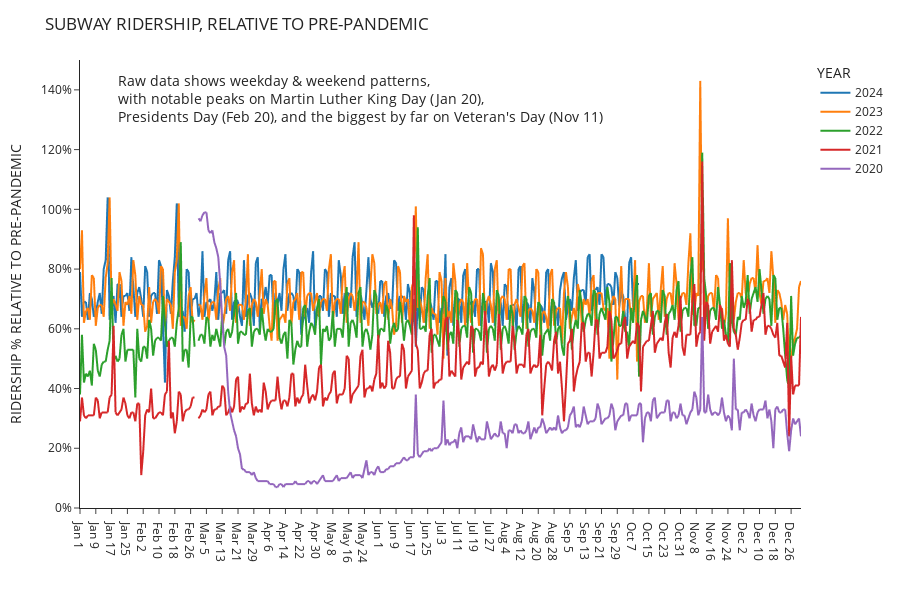
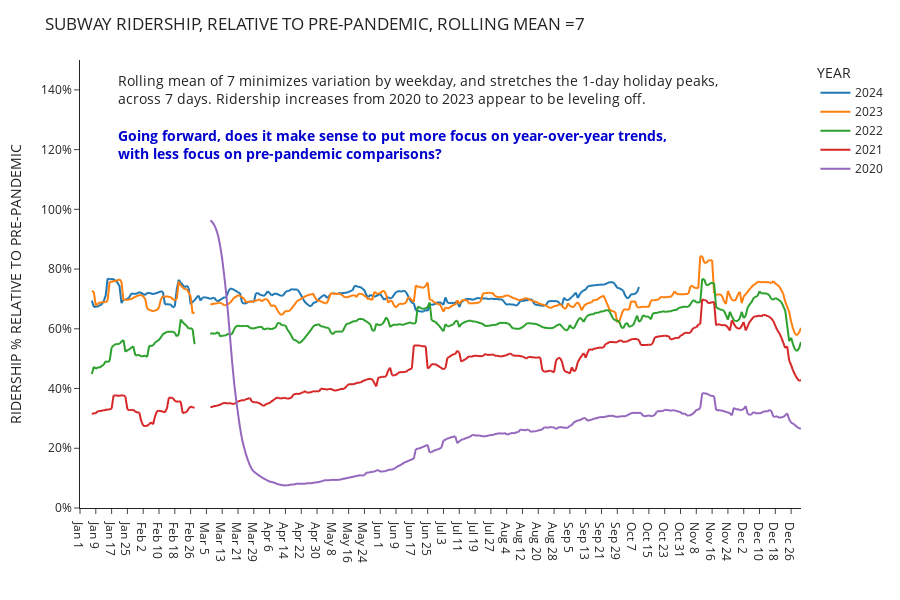
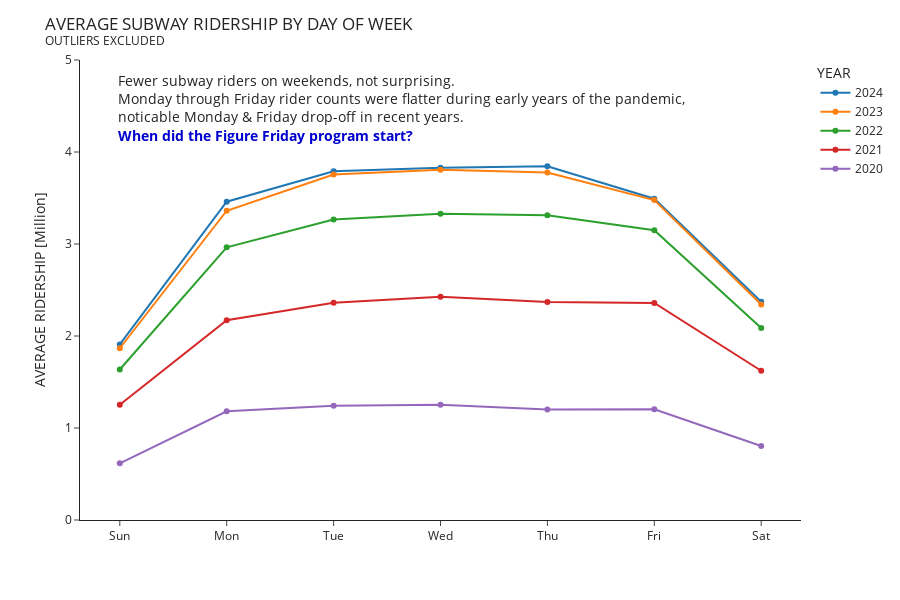

Here is the notebook cell these charts were saved with, in order:
### Markdown cell above
### Friday week 41 - NYC Transit

### Code cell
import polars as pl
import plotly.express as px
import polars.selectors as cs

def plot_by_year(
        df, 
        rolling_mean=0, 
        title='no title given',
        annotate_text = 'NONE',
        annotate_x=0,
        annotate_y=0,
        ):
    ''' Function to make px.line by year with custom annotation'''
    if rolling_mean:
        df = (
            df
            .select(
                pl.col('DATE', '2020','2021', '2022', '2023', '2024')
            )
            .with_columns(
                pl.col(['2020','2021', '2022', '2023', '2024'])
            .rolling_mean(window_size=7)
            )
        )

    fig=px.line(
        (
            df
            .select(
                pl.col('DATE', '2020','2021', '2022', '2023', '2024')
            )
         ),
        'DATE',
        ['2024','2023', '2022', '2021', '2020'],
        template='simple_white',
        height=600,
        width=900
    )
    fig.update_layout(
        title=title,
        yaxis_tickformat='.0%',
        legend_title_text='YEAR',
        yaxis_range = [0, 1.5],
    )
    fig.update_xaxes(title='')
    fig.update_yaxes(title='RIDERSHIP % RELATIVE TO PRE-PANDEMIC')
    fig.update_traces(hovertemplate=None)
    fig.update_layout(hovermode="x unified")

    # add annotation if x or y value are non-zero, otherwise skip
    if (annotate_x + annotate_y > 0.0):
        fig.add_annotation(
            x=annotate_x, xref='paper',
            y=annotate_y, yref='paper',
            text=annotate_text,
            showarrow=True,
            xanchor='left',
            yanchor='top',
            align='left',
            font=dict(size=14)
        )
        fig.update_annotations(showarrow=False)
    return fig


df_all = (
    pl.scan_csv('MTA_Daily_Ridership_Data__Beginning_2020.csv',
    )
    .with_columns(
        DATE = pl.col('Date').str.to_datetime('%m/%d/%Y')
    )
    .with_columns(MONTH_NUM = pl.col('DATE').dt.strftime('%m').cast(pl.UInt8))
    .with_columns(MONTH_NAME = pl.col('DATE').dt.strftime('%b'))
    .with_columns(DAY = pl.col('DATE').dt.strftime('%d').cast(pl.UInt8))
    .with_columns(YEAR = pl.col('DATE').dt.strftime('%Y').cast(pl.UInt16))
    .with_columns(DAY_NAME = pl.col('DATE').dt.strftime('%a'))
    .rename(
        {
            'Subways: Total Estimated Ridership'                        : 'SUB_RIDERS',
            'Subways: % of Comparable Pre-Pandemic Day'                 : 'SUB_PCT',
            'Buses: Total Estimated Ridership'                          : 'BUS_RIDERS',
            'Buses: % of Comparable Pre-Pandemic Day'                   : 'BUS_PCT',
            'Metro-North: Total Estimated Ridership'                    : 'METRO_N_RIDERS',
            'Metro-North: % of Comparable Pre-Pandemic Day'             : 'METRO_N_PCT',
            'LIRR: Total Estimated Ridership'                           : 'LIRR_RIDERS',
            'LIRR: % of Comparable Pre-Pandemic Day'                    : 'LIRR_PCT',
            'Access-A-Ride: Total Scheduled Trips'                      : 'ACCESS_RIDERS',
            'Access-A-Ride: % of Comparable Pre-Pandemic Day'           : 'ACCESS_PCT',
            'Bridges and Tunnels: Total Traffic'                        : 'BT_TRAFFIC',
            'Bridges and Tunnels: % of Comparable Pre-Pandemic Day'     : 'BT_PCT',
            'Staten Island Railway: Total Estimated Ridership'          : 'SI_RW_RIDERS',
            'Staten Island Railway: % of Comparable Pre-Pandemic Day'   : 'SI_RW_PCT',
        }
    )
    .with_columns(cs.ends_with('_PCT').cast(pl.Float32)/100)
    .select(
        pl.col(
            'DATE', 'MONTH_NUM', 'MONTH_NAME', 'DAY', 'DAY_NAME', 'YEAR', 
            'SUB_RIDERS', 'SUB_PCT', 'BUS_RIDERS', 'BUS_PCT', 'LIRR_RIDERS', 
            'LIRR_PCT', 'METRO_N_RIDERS', 'METRO_N_PCT', 'ACCESS_RIDERS', 'ACCESS_PCT', 
            'BT_TRAFFIC', 'BT_PCT', 'SI_RW_RIDERS', 'SI_RW_PCT'
            )
    )
    .collect()
)

df_subway = (
    df_all
    .select(pl.col('DATE','MONTH_NUM', 'MONTH_NAME', 'DAY', 'DAY_NAME', 'YEAR', 'SUB_RIDERS', 'SUB_PCT'))
    .pivot(
        on='YEAR',
        index=['MONTH_NUM', 'MONTH_NAME','DAY'],
        values='SUB_PCT'
    )
    .with_columns(DATE = pl.col('MONTH_NAME') + pl.lit(' ') + pl.col('DAY').cast(pl.String))
    .sort('MONTH_NUM', 'DAY')
)

#
#   Plot Subway ridership by year, relative to pre-pandemic using raw data,
#   without smoothing
#
ann_txt = 'Raw data shows weekday & weekend patterns,<BR>'
ann_txt += "with notable peaks on Martin Luther King Day (Jan 20),<br>"
ann_txt += "Presidents Day (Feb 20), and the biggest by far on Veteran's Day (Nov 11)"
fig = plot_by_year(
    df_subway, 
    rolling_mean = 0, 
    title='SUBWAY RIDERSHIP, RELATIVE TO PRE-PANDEMIC',
    annotate_text = ann_txt,
    annotate_x=0.05,
    annotate_y=0.98
)
fig.write_html('Subway_PCT_Pre_Pandemic.html')
fig.show()
#
#   Plot Subway ridership by year, relative to pre-pandemic.
#   Use rolling mean of 7-days for smoothing
#
ann_txt = 'Rolling mean of 7 minimizes variation by weekday, and stretches the 1-day holiday peaks,<BR>'
ann_txt += 'across 7 days. Ridership increases from 2020 to 2023 appear to be leveling off.<br><br>'
ann_txt += '<span style="color: MediumBlue"><b>Going forward, does it make sense to put more focus on year-over-year trends,<br>'
ann_txt += 'with less focus on pre-pandemic comparisons?</b></span>'

fig = plot_by_year(
    df_subway, 
    rolling_mean = 7, 
    title='SUBWAY RIDERSHIP, RELATIVE TO PRE-PANDEMIC, ROLLING MEAN =7',
    annotate_text = ann_txt,
    annotate_x=0.05,
    annotate_y=0.98
)
fig.write_html('Subway_PCT_Pre_Pandemic_7_Day_Rolling.html')
fig.show()

#
#  Make a simple dataframe to may day number to day name, used in later join
#
df_day_num = (
    pl.DataFrame(
        {
            'DAY_NAME': ['Sun', 'Mon', 'Tue', 'Wed', 'Thu', 'Fri', 'Sat'],
            'DAY_NUM' : [i for i in range(1,8,1)]
        }
    )
)
df_day_num
#
#  Make dataframe to show ridership levels by day of week. Use interquartile method
#  to identify outliers, and then remove them
#
df_subway_day = (
    df_all
    .select(pl.col('MONTH_NUM', 'MONTH_NAME', 'DAY', 'DAY_NAME', 'YEAR', 'SUB_RIDERS', 'SUB_PCT'))
    .join(
        df_day_num,
        on = 'DAY_NAME',
        how='right'
    )
    .with_columns(
        Q1= pl.col('SUB_RIDERS').quantile(0.25).over(['YEAR', 'DAY_NAME']),
        Q3= pl.col('SUB_RIDERS').quantile(0.75).over(['YEAR', 'DAY_NAME']),
    )
    .with_columns(
        IQR= (pl.col('Q3')-pl.col('Q1')),
    )
    .with_columns(
        OUTLIER_L = pl.col('Q1') - (1.5 * pl.col('IQR')),
        OUTLIER_H = pl.col('Q3') + (1.5 * pl.col('IQR')),
    )
    .with_columns(
        IS_OUTLIER = (
            (pl.col('SUB_RIDERS') > pl.col('OUTLIER_H'))
            |
            (pl.col('SUB_RIDERS') < pl.col('OUTLIER_L'))
        ).cast(pl.Boolean)
    )
    .filter(pl.col('IS_OUTLIER') == False)
    .sort('YEAR', 'MONTH_NUM', 'DAY')
    .group_by(['YEAR', 'DAY_NAME', 'DAY_NUM'])
    .agg(pl.col('SUB_RIDERS').mean())
    .pivot(
        on='YEAR',
        index=['DAY_NAME', 'DAY_NUM'],
        values='SUB_RIDERS'
    )
    .sort('DAY_NUM')
    .select(pl.col('DAY_NAME', 'DAY_NUM','2024', '2023','2022', '2021','2020'))
    .with_columns(((pl.col('2020', '2021','2022', '2023','2024')/1000000)).cast(pl.Float32))
)

#
#  Plot ridership levels by day of week
#
fig=px.scatter(
    df_subway_day,
    'DAY_NAME',
    df_subway_day.columns[2:],
    template='simple_white',
    height=600,
    width=900,
)
fig.update_layout(
    title='AVERAGE SUBWAY RIDERSHIP BY DAY OF WEEK<br><sup>OUTLIERS EXCLUDED</sup>',
    # yaxis_tickformat='.0%',
    legend_title_text='YEAR',
    yaxis_range = [0, 5],

)
fig.update_xaxes(title='')
fig.update_yaxes(title='AVERAGE RIDERSHIP [Million]')
fig.update_traces( mode = 'lines+markers', hovertemplate=None)
fig.update_layout(hovermode="x unified")

ann_txt = 'Fewer subway riders on weekends, not surprising.<BR>'
ann_txt += 'Monday through Friday rider counts were flatter during early years of the pandemic,<br>'
ann_txt += 'noticable Monday & Friday drop-off in recent years.<br>'
ann_txt += '<span style="color: MediumBlue"><b>When did the Figure Friday program start?<br>'

#ann_txt += '<span style="color: MediumBlue"><b>Going forward, does it make sense to put more focus on year-over-year trends,<br>'
#ann_txt += 'with less focus on pre-pandemic comparisons?</b></span>'
fig.add_annotation(
    x=0.05, xref='paper',
    y=0.98, yref='paper',
    text=ann_txt,
    showarrow=True,
    xanchor='left',
    yanchor='top',
    align='left',
    font=dict(size=14)
)
fig.update_traces(hovertemplate="%{y:.2f} M")
fig.update_annotations(showarrow=False)
fig.write_html('Subway_Weekday_Patterns.html')
fig.show()

### Figure 1 — Plotly figure (JSON) as saved in the notebook; plotly's stock layout.template omitted (floating-point values rounded to 4 significant figures; data arrays with more than 128 entries replaced by an {"elided": "..."} marker saying what was removed)
{"data": [{"legendgroup": "2024", "line": {"color": "#1F77B4", "dash": "solid"}, "marker": {"symbol": "circle"}, "mode": "lines", "name": "2024", "showlegend": true, "type": "scattergl", "x": {"elided": "366 str values"}, "xaxis": "x", "y": {"elided": "366 float values"}, "yaxis": "y"}, {"legendgroup": "2023", "line": {"color": "#FF7F0E", "dash": "solid"}, "marker": {"symbol": "circle"}, "mode": "lines", "name": "2023", "showlegend": true, "type": "scattergl", "x": {"elided": "366 str values"}, "xaxis": "x", "y": {"elided": "366 float values"}, "yaxis": "y"}, {"legendgroup": "2022", "line": {"color": "#2CA02C", "dash": "solid"}, "marker": {"symbol": "circle"}, "mode": "lines", "name": "2022", "showlegend": true, "type": "scattergl", "x": {"elided": "366 str values"}, "xaxis": "x", "y": {"elided": "366 float values"}, "yaxis": "y"}, {"legendgroup": "2021", "line": {"color": "#D62728", "dash": "solid"}, "marker": {"symbol": "circle"}, "mode": "lines", "name": "2021", "showlegend": true, "type": "scattergl", "x": {"elided": "366 str values"}, "xaxis": "x", "y": {"elided": "366 float values"}, "yaxis": "y"}, {"legendgroup": "2020", "line": {"color": "#9467BD", "dash": "solid"}, "marker": {"symbol": "circle"}, "mode": "lines", "name": "2020", "showlegend": true, "type": "scattergl", "x": {"elided": "366 str values"}, "xaxis": "x", "y": {"elided": "366 float values"}, "yaxis": "y"}], "layout": {"annotations": [{"align": "left", "font": {"size": 14}, "showarrow": false, "text": "Raw data shows weekday & weekend patterns,<BR>with notable peaks on Martin Luther King Day (Jan 20),<br>Presidents Day (Feb 20), and the biggest by far on Veteran's Day (Nov 11)", "x": 0.05, "xanchor": "left", "xref": "paper", "y": 0.98, "yanchor": "top", "yref": "paper"}], "height": 600, "hovermode": "x unified", "legend": {"title": {"text": "YEAR"}, "tracegroupgap": 0}, "margin": {"t": 60}, "title": {"text": "SUBWAY RIDERSHIP, RELATIVE TO PRE-PANDEMIC"}, "width": 900, "xaxis": {"anchor": "y", "domain": [0, 1], "title": {"text": ""}}, "yaxis": {"anchor": "x", "domain": [0, 1], "range": [0, 1.5], "tickformat": ".0%", "title": {"text": "RIDERSHIP % RELATIVE TO PRE-PANDEMIC"}}}}

### Figure 2 — Plotly figure (JSON) as saved in the notebook; plotly's stock layout.template omitted (floating-point values rounded to 4 significant figures; data arrays with more than 128 entries replaced by an {"elided": "..."} marker saying what was removed)
{"data": [{"legendgroup": "2024", "line": {"color": "#1F77B4", "dash": "solid"}, "marker": {"symbol": "circle"}, "mode": "lines", "name": "2024", "showlegend": true, "type": "scattergl", "x": {"elided": "366 str values"}, "xaxis": "x", "y": {"elided": "366 float values"}, "yaxis": "y"}, {"legendgroup": "2023", "line": {"color": "#FF7F0E", "dash": "solid"}, "marker": {"symbol": "circle"}, "mode": "lines", "name": "2023", "showlegend": true, "type": "scattergl", "x": {"elided": "366 str values"}, "xaxis": "x", "y": {"elided": "366 float values"}, "yaxis": "y"}, {"legendgroup": "2022", "line": {"color": "#2CA02C", "dash": "solid"}, "marker": {"symbol": "circle"}, "mode": "lines", "name": "2022", "showlegend": true, "type": "scattergl", "x": {"elided": "366 str values"}, "xaxis": "x", "y": {"elided": "366 float values"}, "yaxis": "y"}, {"legendgroup": "2021", "line": {"color": "#D62728", "dash": "solid"}, "marker": {"symbol": "circle"}, "mode": "lines", "name": "2021", "showlegend": true, "type": "scattergl", "x": {"elided": "366 str values"}, "xaxis": "x", "y": {"elided": "366 float values"}, "yaxis": "y"}, {"legendgroup": "2020", "line": {"color": "#9467BD", "dash": "solid"}, "marker": {"symbol": "circle"}, "mode": "lines", "name": "2020", "showlegend": true, "type": "scattergl", "x": {"elided": "366 str values"}, "xaxis": "x", "y": {"elided": "366 float values"}, "yaxis": "y"}], "layout": {"annotations": [{"align": "left", "font": {"size": 14}, "showarrow": false, "text": "Rolling mean of 7 minimizes variation by weekday, and stretches the 1-day holiday peaks,<BR>across 7 days. Ridership increases from 2020 to 2023 appear to be leveling off.<br><br><span style=\"color: MediumBlue\"><b>Going forward, does it make sense to put more focus on year-over-year trends,<br>with less focus on pre-pandemic comparisons?</b></span>", "x": 0.05, "xanchor": "left", "xref": "paper", "y": 0.98, "yanchor": "top", "yref": "paper"}], "height": 600, "hovermode": "x unified", "legend": {"title": {"text": "YEAR"}, "tracegroupgap": 0}, "margin": {"t": 60}, "title": {"text": "SUBWAY RIDERSHIP, RELATIVE TO PRE-PANDEMIC, ROLLING MEAN =7"}, "width": 900, "xaxis": {"anchor": "y", "domain": [0, 1], "title": {"text": ""}}, "yaxis": {"anchor": "x", "domain": [0, 1], "range": [0, 1.5], "tickformat": ".0%", "title": {"text": "RIDERSHIP % RELATIVE TO PRE-PANDEMIC"}}}}

### Figure 3 — Plotly figure (JSON) as saved in the notebook; plotly's stock layout.template omitted (floating-point values rounded to 4 significant figures)
{"data": [{"hovertemplate": "%{y:.2f} M", "legendgroup": "2024", "marker": {"color": "#1F77B4", "symbol": "circle"}, "mode": "lines+markers", "name": "2024", "orientation": "v", "showlegend": true, "type": "scatter", "x": ["Sun", "Mon", "Tue", "Wed", "Thu", "Fri", "Sat"], "xaxis": "x", "y": [1.908, 3.459, 3.79, 3.829, 3.844, 3.492, 2.372], "yaxis": "y"}, {"hovertemplate": "%{y:.2f} M", "legendgroup": "2023", "marker": {"color": "#FF7F0E", "symbol": "circle"}, "mode": "lines+markers", "name": "2023", "orientation": "v", "showlegend": true, "type": "scatter", "x": ["Sun", "Mon", "Tue", "Wed", "Thu", "Fri", "Sat"], "xaxis": "x", "y": [1.867, 3.362, 3.755, 3.808, 3.777, 3.477, 2.343], "yaxis": "y"}, {"hovertemplate": "%{y:.2f} M", "legendgroup": "2022", "marker": {"color": "#2CA02C", "symbol": "circle"}, "mode": "lines+markers", "name": "2022", "orientation": "v", "showlegend": true, "type": "scatter", "x": ["Sun", "Mon", "Tue", "Wed", "Thu", "Fri", "Sat"], "xaxis": "x", "y": [1.636, 2.964, 3.267, 3.328, 3.313, 3.149, 2.087], "yaxis": "y"}, {"hovertemplate": "%{y:.2f} M", "legendgroup": "2021", "marker": {"color": "#D62728", "symbol": "circle"}, "mode": "lines+markers", "name": "2021", "orientation": "v", "showlegend": true, "type": "scatter", "x": ["Sun", "Mon", "Tue", "Wed", "Thu", "Fri", "Sat"], "xaxis": "x", "y": [1.253, 2.172, 2.363, 2.428, 2.369, 2.359, 1.622], "yaxis": "y"}, {"hovertemplate": "%{y:.2f} M", "legendgroup": "2020", "marker": {"color": "#9467BD", "symbol": "circle"}, "mode": "lines+markers", "name": "2020", "orientation": "v", "showlegend": true, "type": "scatter", "x": ["Sun", "Mon", "Tue", "Wed", "Thu", "Fri", "Sat"], "xaxis": "x", "y": [0.6162, 1.181, 1.242, 1.252, 1.201, 1.204, 0.8036], "yaxis": "y"}], "layout": {"annotations": [{"align": "left", "font": {"size": 14}, "showarrow": false, "text": "Fewer subway riders on weekends, not surprising.<BR>Monday through Friday rider counts were flatter during early years of the pandemic,<br>noticable Monday & Friday drop-off in recent years.<br><span style=\"color: MediumBlue\"><b>When did the Figure Friday program start?<br>", "x": 0.05, "xanchor": "left", "xref": "paper", "y": 0.98, "yanchor": "top", "yref": "paper"}], "height": 600, "hovermode": "x unified", "legend": {"title": {"text": "YEAR"}, "tracegroupgap": 0}, "margin": {"t": 60}, "title": {"text": "AVERAGE SUBWAY RIDERSHIP BY DAY OF WEEK<br><sup>OUTLIERS EXCLUDED</sup>"}, "width": 900, "xaxis": {"anchor": "y", "domain": [0, 1], "title": {"text": ""}}, "yaxis": {"anchor": "x", "domain": [0, 1], "range": [0, 5], "title": {"text": "AVERAGE RIDERSHIP [Million]"}}}}
